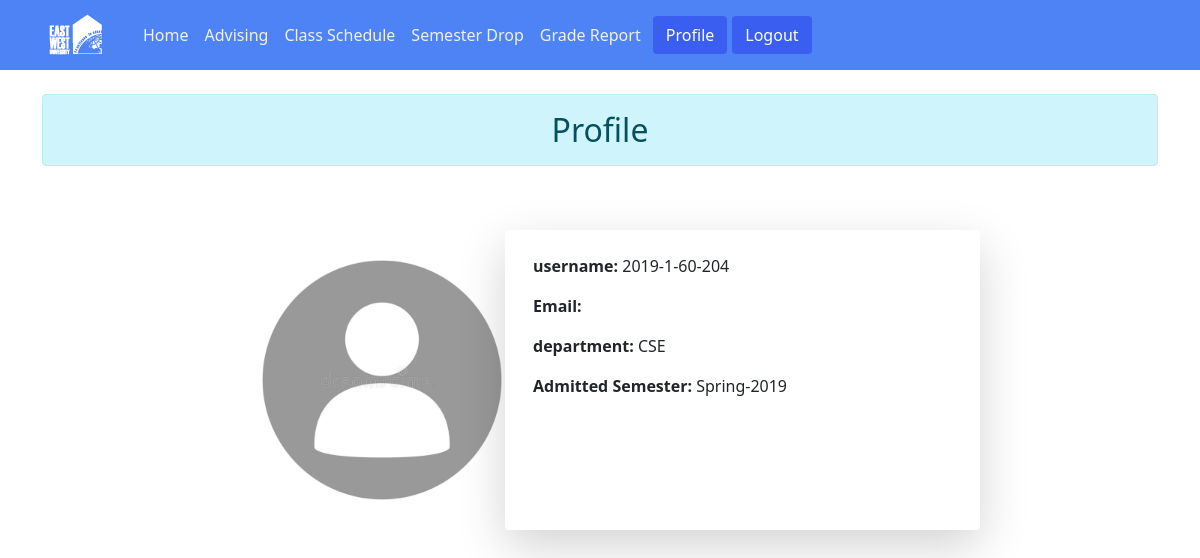
The app's page /profile/ (signed in) with its own data.
### home/models.py (models this page shows, shortened)
class User(AbstractUser):
    is_student = models.BooleanField(default=False)
    is_faculty = models.BooleanField(default=False)

class Student(models.Model):
    user = models.OneToOneField(User, on_delete=models.CASCADE, primary_key=True)
    dept = models.ForeignKey('advising.Department', on_delete=models.CASCADE, default='')
    admitted_Semester = models.ForeignKey('advising.Create_Semester', on_delete=models.CASCADE, default='')

### advising/models.py (models this page shows)
class Department(models.Model):
    name = models.CharField(max_length=100, null=False, blank=False, primary_key=True,default='')
    def __str__(self):
        return self.name

class Create_Semester(models.Model):
    semester = models.CharField(max_length=100, null=False, blank=False, primary_key=True)
    credit_rate = models.IntegerField( null=False, blank=False)
    def __str__(self):
        return self.semester

### home/views.py (the view)
# urls.py: path('profile/', views.Profile, name='profile'),
@login_required
def Profile(request):
    student = Student.objects.filter(user=request.user)
    faculty = Faculty.objects.filter(user=request.user)
    print(faculty)
    context = {
        'student': student,
        'faculty': faculty
    }
    return render(request, 'home/profile.html', context)

### templates/home/profile.html (shortened to what this page needs)
{% extends 'home/base.html' %}
{% load crispy_forms_tags %}
{% load static %}
{% block content %}
    <div class="container-fluid">
        <div class="container mt-4">
     <div>
        <h2 class="alert alert-info text-center">Profile</h2>
        </div>
        <div class="row">
          <div class="col-lg-2"></div>
          <div class="col-lg-3 my-5">
            <img src="{% static 'images/default.jpg' %}" class="rounded float-right" height="300px" width="300px">
          </div>
          <div class="card o-hidden border-0 shadow-lg my-5 col-lg-5">
            <div class="card-body">
                <p><strong>username: </strong> {{user.username}} </p>
                <p><strong>Email: </strong> {{user.email}} </p>
                {% if student %}
                {% for s in student %}
                <p><strong>department: </strong> {{s.dept}} </p>
                <p><strong>Admitted Semester: </strong> {{s.admitted_Semester}} </p>
                {% endfor %}
                {% endif %}
            </div>
          </div>
        </div>
    </div></div>
{% endblock %}

### records on screen
User: username "2019-1-60-204"
Student: dept "CSE", admitted_Semester "Spring-2019"
